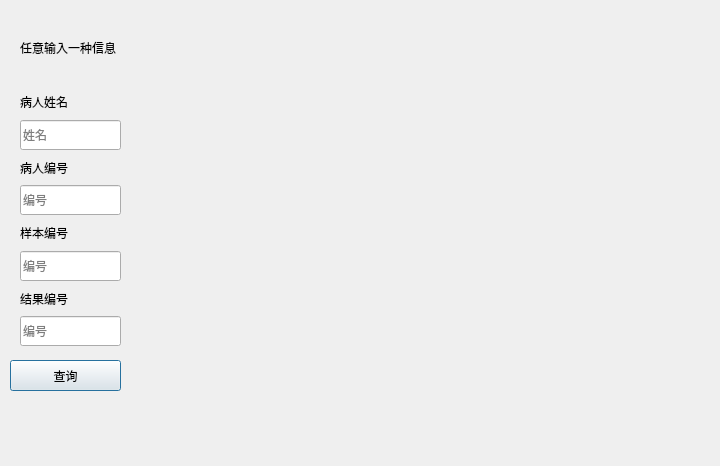
<?xml version="1.0" encoding="UTF-8"?>
<ui version="4.0">
 <class>Dialog</class>
 <widget class="QDialog" name="Dialog">
  <property name="geometry">
   <rect>
    <x>0</x>
    <y>0</y>
    <width>720</width>
    <height>466</height>
   </rect>
  </property>
  <property name="windowTitle">
   <string>查询窗口</string>
  </property>
  <widget class="QPushButton" name="btn_search">
   <property name="geometry">
    <rect>
     <x>10</x>
     <y>360</y>
     <width>111</width>
     <height>31</height>
    </rect>
   </property>
   <property name="styleSheet">
    <string notr="true">font: 13pt &quot;.AppleSystemUIFont&quot;;
</string>
   </property>
   <property name="text">
    <string>查询</string>
   </property>
  </widget>
  <widget class="QWidget" name="layoutWidget">
   <property name="geometry">
    <rect>
     <x>20</x>
     <y>90</y>
     <width>101</width>
     <height>256</height>
    </rect>
   </property>
   <layout class="QVBoxLayout" name="verticalLayout">
    <item>
     <widget class="QLabel" name="label">
      <property name="text">
       <string>病人姓名</string>
      </property>
     </widget>
    </item>
    <item>
     <widget class="QLineEdit" name="lineEdit_name">
      <property name="minimumSize">
       <size>
        <width>0</width>
        <height>30</height>
       </size>
      </property>
      <property name="placeholderText">
       <string>姓名</string>
      </property>
     </widget>
    </item>
    <item>
     <widget class="QLabel" name="label_2">
      <property name="text">
       <string>病人编号</string>
      </property>
     </widget>
    </item>
    <item>
     <widget class="QLineEdit" name="lineEdit_pID">
      <property name="minimumSize">
       <size>
        <width>0</width>
        <height>30</height>
       </size>
      </property>
      <property name="text">
       <string/>
      </property>
      <property name="placeholderText">
       <string>编号</string>
      </property>
     </widget>
    </item>
    <item>
     <widget class="QLabel" name="label_3">
      <property name="text">
       <string>样本编号</string>
      </property>
     </widget>
    </item>
    <item>
     <widget class="QLineEdit" name="lineEdit_sID">
      <property name="minimumSize">
       <size>
        <width>0</width>
        <height>30</height>
       </size>
      </property>
      <property name="text">
       <string/>
      </property>
      <property name="placeholderText">
       <string>编号</string>
      </property>
     </widget>
    </item>
    <item>
     <widget class="QLabel" name="label_4">
      <property name="text">
       <string>结果编号</string>
      </property>
     </widget>
    </item>
    <item>
     <widget class="QLineEdit" name="lineEdit_eID">
      <property name="minimumSize">
       <size>
        <width>0</width>
        <height>30</height>
       </size>
      </property>
      <property name="text">
       <string/>
      </property>
      <property name="placeholderText">
       <string>编号</string>
      </property>
     </widget>
    </item>
   </layout>
  </widget>
  <widget class="QLabel" name="label_5">
   <property name="geometry">
    <rect>
     <x>20</x>
     <y>40</y>
     <width>231</width>
     <height>16</height>
    </rect>
   </property>
   <property name="styleSheet">
    <string notr="true">font: 14pt &quot;Hei&quot;;</string>
   </property>
   <property name="text">
    <string>任意输入一种信息</string>
   </property>
  </widget>
 </widget>
 <resources/>
 <connections/>
</ui>
